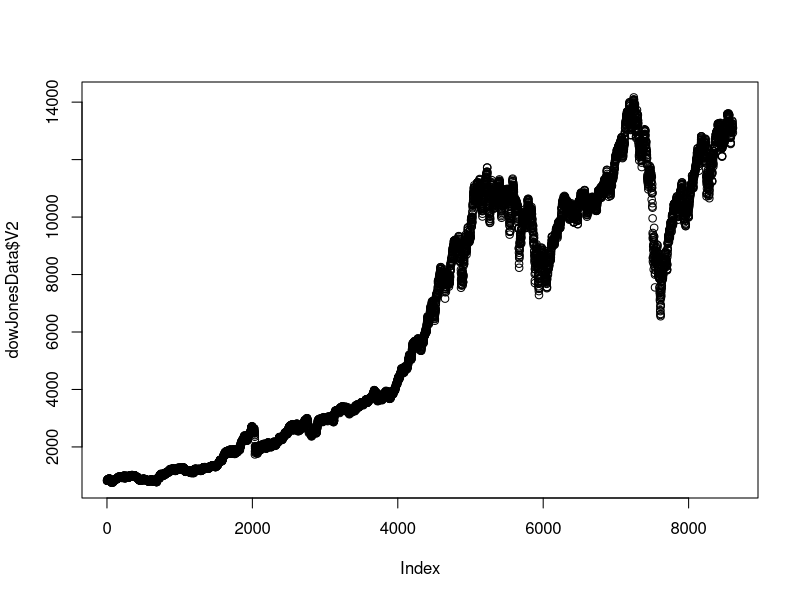

Here is the R script that generated this plot:
{
  rm(list=ls());  # cleans out the Environment every time the code is executed
  options(show.error.locations = TRUE);  # show the line number of errors in the Console
  
  weatherData = read.csv(file="data/twoWeekWeatherData.csv", 
                         sep=",",
                         header=TRUE, 
                         stringsAsFactors = FALSE);  
  
  # Extract the highTemps column from the data frame -- save it to a variable
  highTemps = weatherData$highTemp;
  
  
  # Three different ways to get the high temperature from the 7th day (April 2)
  highTempDay7a = highTemps[7];
  highTempDay7b = weatherData$highTemp[7];
  highTempDay7c = weatherData[7, "highTemp"];  # think of this as [X,Y] notation

  # Get 3 values from highTemp individually and all at once 
  val_01 = highTemps[1];
  val_05 = highTemps[5];
  val_12 = highTemps[12];
  valComb = highTemps[c(1,5,12)];  
  
  # Use the sequence operator to get consecutive values
  consecVals = highTemps[3:11];     
  consecValsRev = highTemps[11:3]; # in reverse
  
  # Use the sequence function to subset the highTemps
  seq1 = highTemps[seq(from=1, to=14, by=2)];   # values 1,3,5,7,9,11,13
  seq2 = highTemps[seq(from=14, to=1, by=-2)];  # values 14,12,10,8,6,4,2
  seq3 = highTemps[seq(from=1, to=10, by=3)];   # values 1,4,7,10
  
  
  dowJonesData = read.csv(file="data/DowJones1980_2012.csv", 
                          sep=" ",
                          header=FALSE, 
                          stringsAsFactors = FALSE);  
  
  plot(dowJonesData$V2);
}